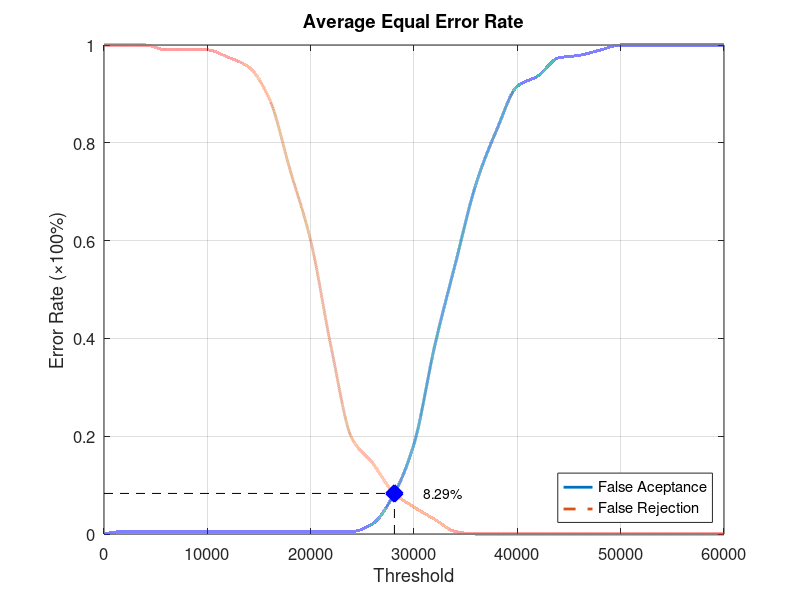
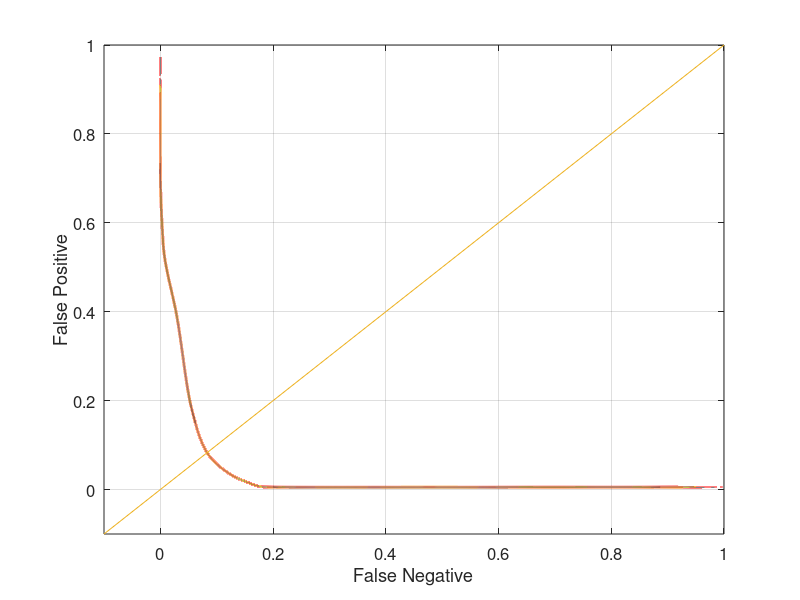

The MATLAB script that drew these images, in order:
function yEER = Database3_2
close all;
clear;
clc;
x = 0:2000:60000;
xq = 0:0.5:60000;

y0 = [0 0.00526316 0.00526316 0.00526316 0.00526316 0.00526316 0.00526316 0.00526316 0.00526316 0.00526316 0.00526316 0.00526316 0.00526316 0.0210526 0.0789474 0.184211 0.384211 0.552632 0.715789 0.826316 0.915789 0.936842 0.973684 0.978947 0.989474 1 1 1 1 1 1];
yy0 = interp1(x, y0, xq, 'pchip');
y1 = [1 1 1 0.99 0.99 0.99 0.975 0.955 0.89 0.745 0.6 0.38 0.195 0.145 0.085 0.055 0.03 0.005 0 0 0 0 0 0 0 0 0 0 0 0 0];
yy1 = interp1(x, y1, xq, 'pchip');

% Calculating EER: 
y2 = abs(y0 - y1);
find(y2 == min(y2))
yy2 = abs(yy0 - yy1);
xEER = find(yy2 == min(yy2));
xEERIndex = xq(xEER) % X-axis EER
yEER = yy0(xEER) % Y-axis EER

main = figure
plot(xq, yy0,'-','LineWidth', 2);	hold on
plot(xq, yy1,'--','LineWidth', 2);	hold on
plot([xEERIndex xEERIndex], [0 yEER], 'k--');	hold on
plot([0 xEERIndex], [yEER yEER], 'k--');	hold on
plot(xEERIndex, yEER, 'bx', 'LineWidth', 10);	hold on
text(xEERIndex + 10 * xEERIndex / 100, yEER, [num2str(round((10000 * yEER)) / 100) '%'])
legend('False Aceptance', 'False Rejection', 'Location', 'SouthEast')
xlabel('Threshold')
ylabel('Error Rate (\times100%)')
title('Average Equal Error Rate')
set(gca, 'FontSize', 12)
axis([0 60000 0 1])
grid on

print(main, 'Database3_2Main', '-dpng');
FNRxFPR = figure('Color', [1 1 1]);
plot(yy1, yy0, '-', yy1, yy0, 'LineWidth', 2);
hold on
y = -0.1:0.1:1
plot(y, y); 
set(gca, 'FontSize', 12)
xlabel('False Negative')
ylabel('False Positive')
axis([-0.1 1 -0.1 1])
set(gca, 'FontSize', 12)
grid on

print(FNRxFPR, 'Database3_2FNRxFPR','-dpng');
end
